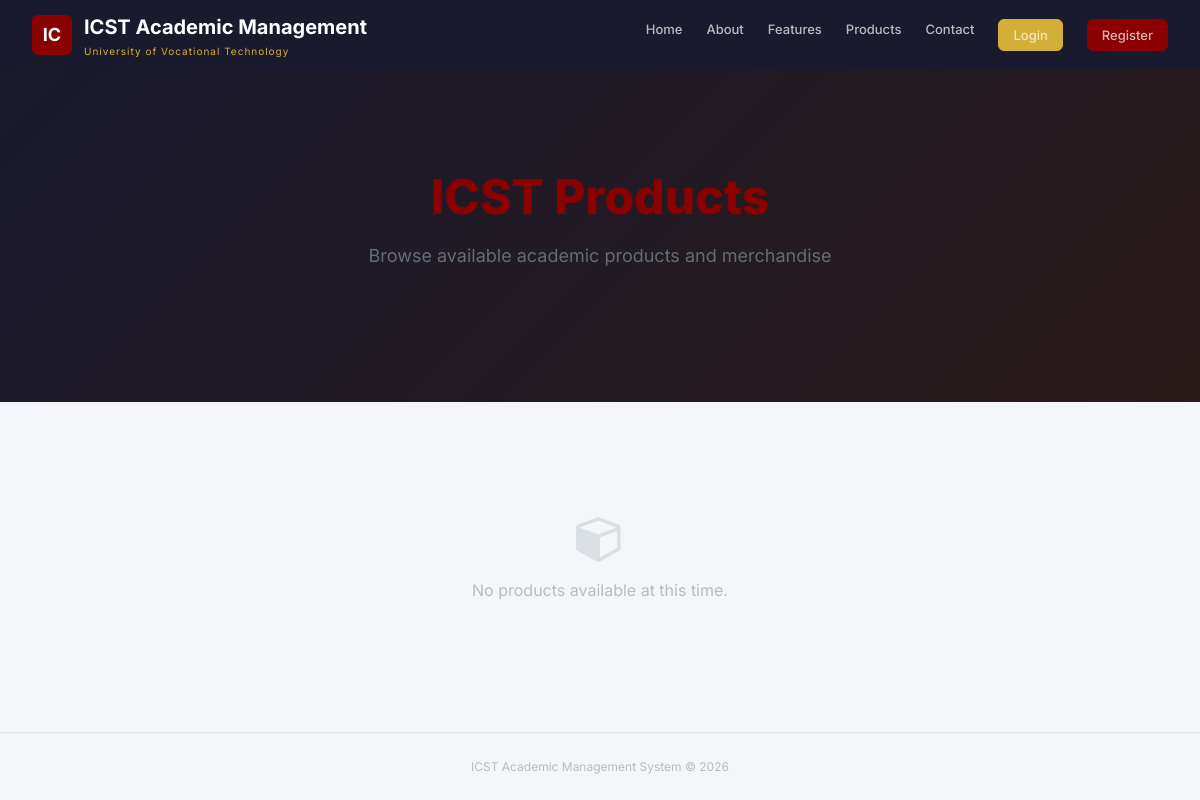
Before: /product.php with the older database file.
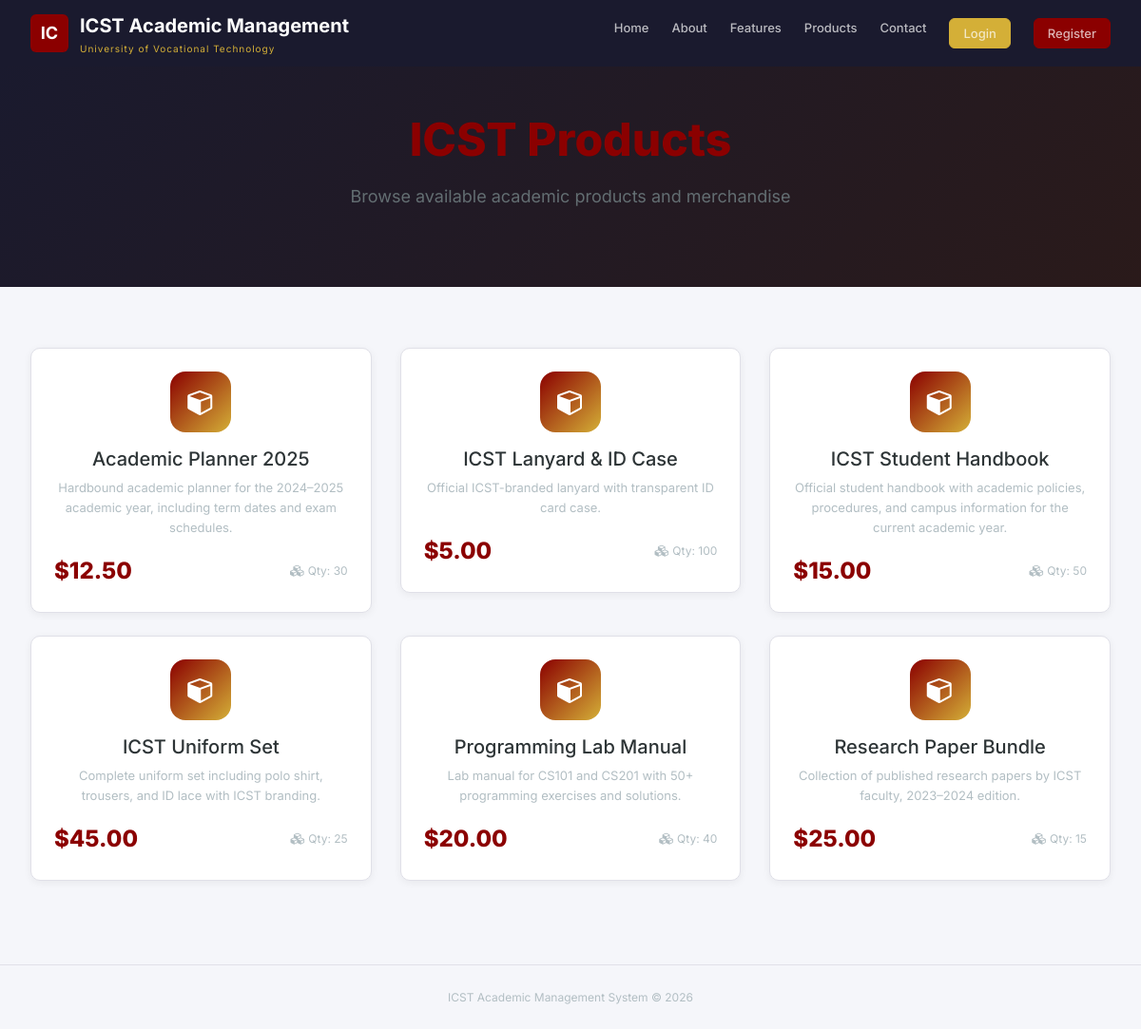
After: the same page with the newer database file.
### tables this page shows
CREATE TABLE `product` (
  `product_id` int(11) NOT NULL AUTO_INCREMENT,
  `product_name` varchar(100) NOT NULL,
  `description` text DEFAULT NULL,
  `price` decimal(10,2) DEFAULT 0.00,
  `quantity` int(11) DEFAULT 0,
  `created_at` timestamp NOT NULL DEFAULT CURRENT_TIMESTAMP,
  PRIMARY KEY (`product_id`)
);

### includes/config.php (called while the page is built, shortened)
<?php
$servername = "localhost";
$username = "root";
$password = "";
$dbname = "student-management-system";
try {
    $pdo = new PDO("mysql:host=$servername;dbname=$dbname;charset=utf8mb4", $username, $password, [
        PDO::ATTR_ERRMODE => PDO::ERRMODE_EXCEPTION,
        PDO::ATTR_DEFAULT_FETCH_MODE => PDO::FETCH_ASSOC,
        PDO::ATTR_EMULATE_PREPARES => false,
    ]);
} catch (PDOException $e) {
    die("Connection failed: " . $e->getMessage());
}
function db_query($sql, $params = []) {
    global $pdo;
    $stmt = $pdo->prepare($sql);
    $stmt->execute($params);
    return $stmt;
}
function db_fetch_all($sql, $params = []) {
    $stmt = db_query($sql, $params);
    return $stmt->fetchAll();
}
?>

### product.php (the view, shortened to what this page needs)
<?php
require_once 'includes/config.php';
$products = db_fetch_all("SELECT * FROM product ORDER BY product_name");
?>
<!DOCTYPE html><html lang="en" data-theme="light"><head>
<link href="assets/vendors/bootstrap/dist/css/bootstrap.min.css" rel="stylesheet">
<link href="assets/vendors/font-awesome/css/font-awesome.min.css" rel="stylesheet">
<link href="assets/css/custom.css" rel="stylesheet">
</head><body>
<div class="public-page">
<div class="public-header">
<div class="logo"><div class="logo-icon">IC</div><div>ICST Academic Management<small>University of Vocational Technology</small></div></div>
<nav><a href="index.php">Home</a><a href="about-us.php">About</a><a href="features.php">Features</a><a href="product.php">Products</a><a href="contact-us.php">Contact</a>
<?php if(isset($_SESSION['user'])):?><a href="dashboard.php" class="btn btn-sm btn-primary">Dashboard</a>
<?php else:?><a href="login.php" class="btn btn-sm btn-gold">Login</a><a href="register.php" class="btn btn-sm btn-primary">Register</a>
<?php endif;?>
</nav></div>
<div class="public-hero" style="background:linear-gradient(135deg,var(--bg-sidebar) 0%,#2a1a1a 100%);padding:48px 32px">
<div class="hero-content"><h1>ICST Products</h1><p>Browse available academic products and merchandise</p></div></div>
<div class="public-content">
<div class="row">
<?php if(count($products)>0):?>
<?php foreach($products as $p):?>
<div class="col-md-4 mb-4"><div class="card"><div class="card-body text-center">
<div class="product-icon" style="width:64px;height:64px;border-radius:16px;background:linear-gradient(135deg,var(--icst-red),var(--icst-gold));display:flex;align-items:center;justify-content:center;margin:0 auto 16px">
<i class="fa fa-cube" style="font-size:28px;color:#fff"></i></div>
<h5><?=htmlspecialchars($p['product_name'])?></h5>
<p style="font-size:13px;color:var(--text-muted);min-height:40px"><?=htmlspecialchars(substr($p['description']??'',0,150))?></p>
<div class="d-flex justify-content-between align-items-center mt-3">
<span style="font-size:24px;font-weight:800;color:var(--icst-red)">$<?=number_format($p['price'],2)?></span>
<span style="font-size:12px;color:var(--text-muted)"><i class="fa fa-cubes"></i> Qty: <?=$p['quantity']?></span>
</div></div></div></div>
<?php endforeach;?>
<?php else:?>
<div class="col-12 text-center py-5"><i class="fa fa-cube" style="font-size:48px;color:var(--text-muted);opacity:0.4"></i><p style="color:var(--text-muted);margin-top:16px">No products available at this time.</p></div>
<?php endif;?>
</div></div>
<div class="public-footer">ICST Academic Management System &copy; <?=date('Y')?></div></div>
</body></html>

### assets/css/custom.css (style rules this page uses)
:root { --icst-red: #8B0000; --icst-red-light: #a00000; --icst-red-dark: #6b0000; --icst-gold: #D4AF37; --icst-gold-light: #e0c060; --icst-gold-dark: #b8942e; --bg-primary: #f5f6fa; --bg-secondary: #ffffff; --bg-sidebar: #1a1a2e; --bg-card: #ffffff; --bg-input: #f8f9fa; --bg-hover: #f0f0f5; --text-primary: #2d3436; --text-secondary: #636e72; --text-muted: #b2bec3; --text-light: #ffffff; --text-sidebar: #a0a0c0; --border-color: #e0e0e8; --shadow-sm: 0 1px 3px rgba(0,0,0,0.08); --shadow-md: 0 4px 12px rgba(0,0,0,0.1); --shadow-lg: 0 8px 30px rgba(0,0,0,0.12); --shadow-card: 0 2px 8px rgba(0,0,0,0.06); --radius-sm: 6px; --radius-md: 10px; --radius-lg: 16px; --radius-xl: 20px; --sidebar-width: 260px; --header-height: 64px; --font-family: 'Inter', -apple-system, BlinkMacSystemFont, 'Segoe UI', Roboto, sans-serif; --transition: 0.3s cubic-bezier(0.4, 0, 0.2, 1); }
*, *::before, *::after { box-sizing: border-box; margin: 0; padding: 0; }
html { scroll-behavior: smooth; }
body { font-family: var(--font-family); background: var(--bg-primary); color: var(--text-primary); line-height: 1.6; min-height: 100vh; overflow-x: hidden; transition: background var(--transition), color var(--transition); }
a { text-decoration: none; color: var(--icst-red); transition: color 0.2s; }
.card { background: var(--bg-card); border-radius: var(--radius-md); box-shadow: var(--shadow-card); border: 1px solid var(--border-color); transition: all var(--transition); }
.card-body { padding: 24px; }
.btn { display: inline-flex; align-items: center; justify-content: center; gap: 8px; padding: 10px 20px; font-size: 14px; font-weight: 500; font-family: var(--font-family); border: 1.5px solid transparent; border-radius: var(--radius-sm); cursor: pointer; transition: all 0.2s; text-decoration: none; line-height: 1.4; white-space: nowrap; }
.btn-primary { background: var(--icst-red); color: white; border-color: var(--icst-red); }
.btn-gold { background: var(--icst-gold); color: var(--bg-sidebar); border-color: var(--icst-gold); }
.btn-sm { padding: 6px 14px; font-size: 12px; }
.public-page { min-height: 100vh; display: flex; flex-direction: column; }
.public-header { background: var(--bg-sidebar); padding: 0 32px; height: 70px; display: flex; align-items: center; justify-content: space-between; }
.public-header .logo { display: flex; align-items: center; gap: 12px; color: white; font-size: 20px; font-weight: 700; }
.public-header .logo .logo-icon { width: 40px; height: 40px; background: var(--icst-red); border-radius: var(--radius-sm); display: flex; align-items: center; justify-content: center; font-size: 18px; color: white; }
.public-header .logo small { display: block; font-size: 10px; color: var(--icst-gold); font-weight: 400; letter-spacing: 1px; }
.public-header nav { display: flex; gap: 24px; }
.public-header nav a { color: rgba(255,255,255,0.7); font-size: 13px; font-weight: 500; transition: color 0.2s; }
.public-hero { flex: 1; display: flex; align-items: center; justify-content: center; padding: 48px 32px; background: linear-gradient(135deg, var(--bg-sidebar) 0%, var(--bg-primary) 100%); }
.public-hero .hero-content { max-width: 600px; text-align: center; }
.public-hero h1 { font-size: 48px; font-weight: 800; color: var(--icst-red); margin-bottom: 16px; }
.public-hero p { font-size: 18px; color: var(--text-secondary); margin-bottom: 32px; line-height: 1.7; }
.public-content { max-width: 1200px; margin: 0 auto; padding: 64px 32px; }
.public-footer { text-align: center; padding: 24px; font-size: 12px; color: var(--text-muted); border-top: 1px solid var(--border-color); }
.d-flex { display: flex; }
.mt-3 { margin-top: 12px; }
.mb-4 { margin-bottom: 16px; }
.text-center { text-align: center; }

Changed rows visible on the page:
added product: product_name "Academic Planner 2025", description "Hardbound academic planner for the 2024–2025 academic year, including term dates and exam schedules.", price "12.50", quantity "30"
added product: product_name "ICST Lanyard & ID Case", description "Official ICST-branded lanyard with transparent ID card case.", price "5.00", quantity "100"
added product: product_name "ICST Student Handbook", description "Official student handbook with academic policies, procedures, and campus information for the current academic year.", price "15.00", quantity "50"
added product: product_name "ICST Uniform Set", description "Complete uniform set including polo shirt, trousers, and ID lace with ICST branding.", price "45.00", quantity "25"
added product: product_name "Programming Lab Manual", description "Lab manual for CS101 and CS201 with 50+ programming exercises and solutions.", price "20.00", quantity "40"
added product: product_name "Research Paper Bundle", description "Collection of published research papers by ICST faculty, 2023–2024 edition.", price "25.00", quantity "15"
Other visible differences:
text no longer shown: "No products available at this time."
